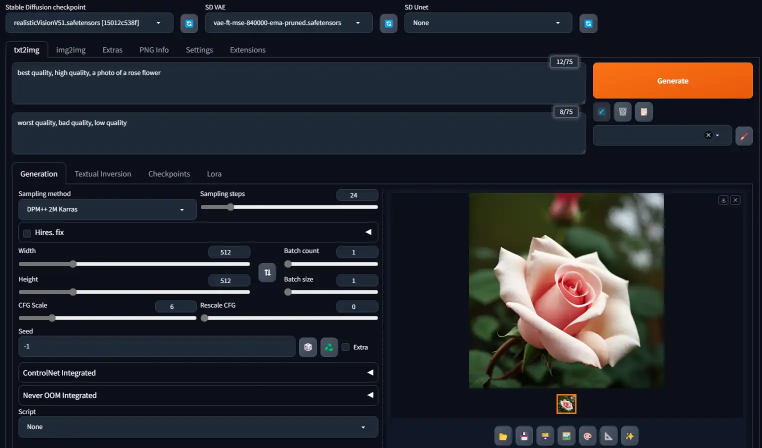
#> input picture html/ui.webp, 1524 x 896 px (shown at 1/2 size)
$ python -i __init__.py   (imports and definitions only)
#> lines starting #> are read from the running program, lines starting #| are printed output that depends on the picture
#> further down, picture is the input picture: shape (896, 1524, 3); mean B, G, R 44.9, 38.5, 36.8
import cv2


def cv2_resize_shortest_edge(image, size):
#> called with size = 512
    h, w = image.shape[:2]
#> h = 896; w = 1524
    if h < w:
        new_h = size
        new_w = int(round(w / h * size))
#> new_w = 871
    else:
        new_w = size
        new_h = int(round(h / w * size))
    resized_image = cv2.resize(image, (new_w, new_h), interpolation=cv2.INTER_AREA)
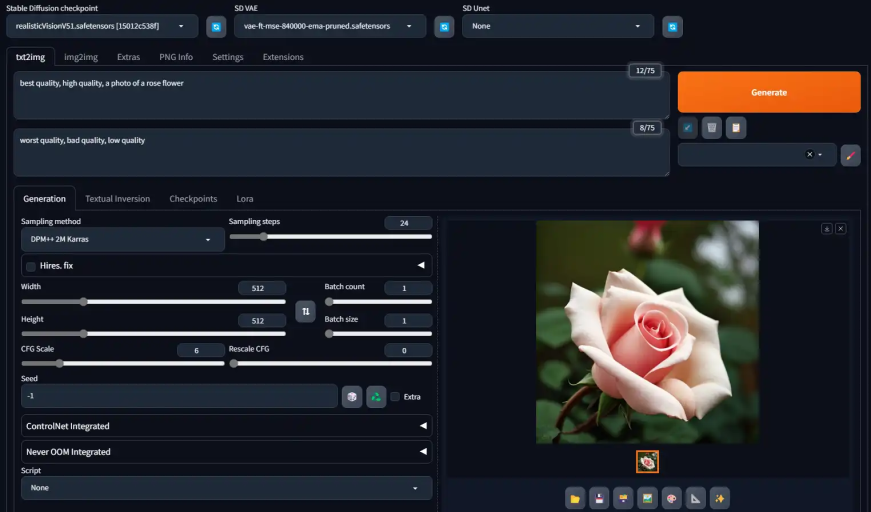
#> resized_image: shape (512, 871, 3); mean B, G, R 44.9, 38.6, 36.8
    return resized_image


def apply_color(img, res=512):
    img = cv2_resize_shortest_edge(img, res)
    h, w = img.shape[:2]
#> h = 512; w = 871

    input_img_color = cv2.resize(img, (w // 64, h // 64), interpolation=cv2.INTER_CUBIC)
    input_img_color = cv2.resize(
        input_img_color, (w, h), interpolation=cv2.INTER_NEAREST
    )
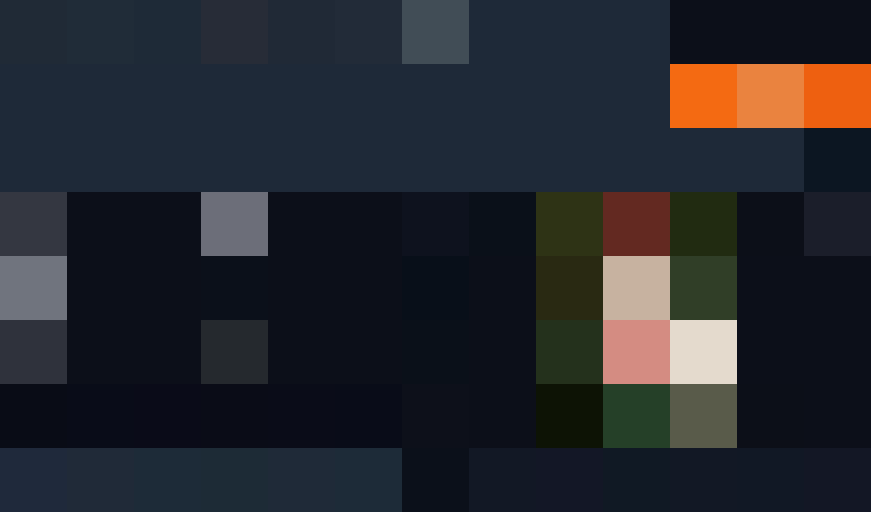
#> input_img_color: shape (512, 871, 3); mean of channels 0, 1, 2 45, 39.1, 37.8; drawn as B, G, R
    return input_img_color

>>> import cv2
>>> picture = cv2.imread('../../../../html/ui.webp')
>>> result = apply_color(picture)
